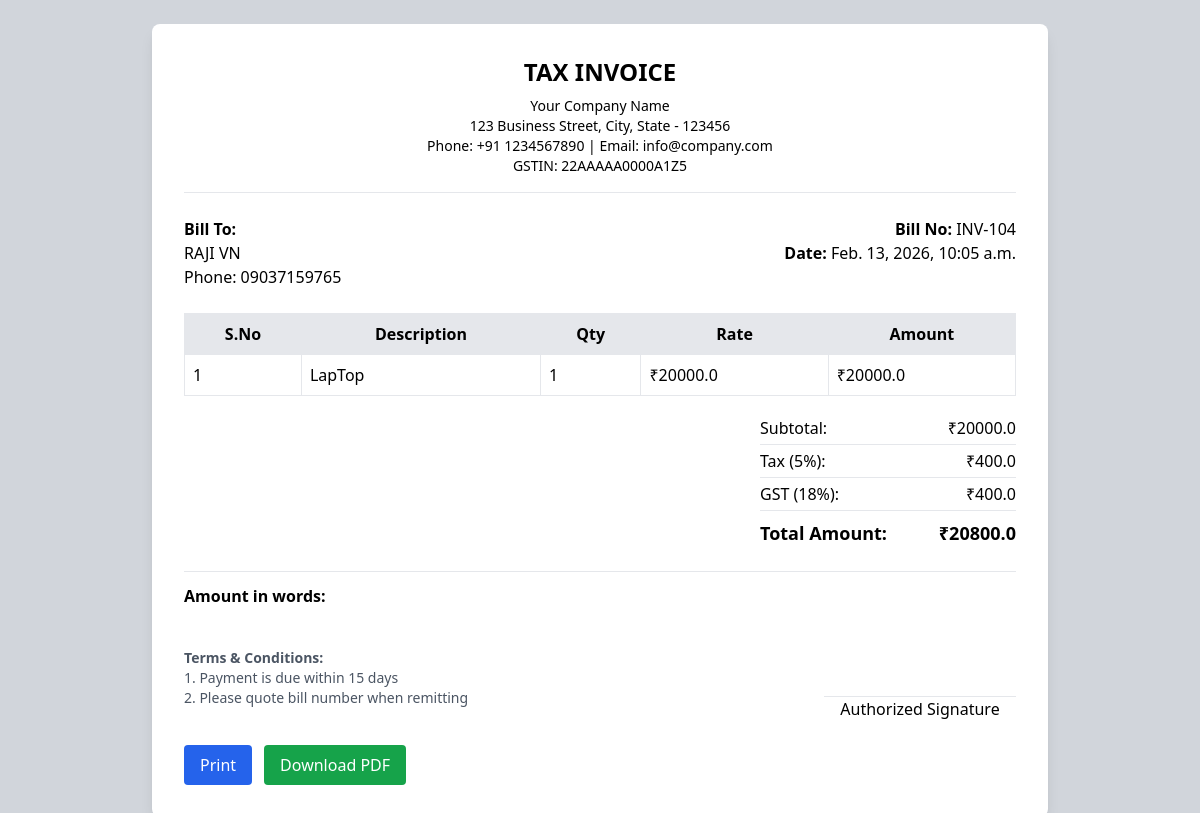
Screenshot of /view-bills/104/ with the database file from the repository.
### api/models.py (models this page shows, shortened)
class Bill(models.Model):
    bill_no=models.CharField(max_length=100,blank=True,null=True)
    customer_name=models.CharField(max_length=200)
    total=models.FloatField(default=0.0)
    total_price=models.FloatField(default=0.0)
    tax = models.FloatField(default=0)
    gst = models.FloatField(default=0)
    phone=models.CharField(max_length=15,blank=True,null=True)
    item_name=models.CharField(max_length=200,blank=True,null=True)
    quantity=models.IntegerField(default=0)
    date=models.DateTimeField(auto_now_add=True)
    created_by=models.CharField(max_length=200)
    @property
    def grand_total(self):
        return self.total + self.tax + self.gst

class BillItem(models.Model):
    bill=models.ForeignKey(Bill,on_delete=models.CASCADE,related_name='items')
    product=models.ForeignKey(Product,on_delete=models.CASCADE)
    quantity=models.IntegerField(default=1)
    price=models.FloatField(default=0.0)

class Product(models.Model):
    name=models.CharField(max_length=200)
    price=models.FloatField()
    stock=models.IntegerField()

### api/views.py (the view)
# urls.py: path('view-bills/', views.view_bills_page, name='view_bills_page'),
def view_bills_page(request,id):
    bill=get_object_or_404(Bill, id=id)
    subtotal=sum(item.quantity * item.price for item in bill.items.all())
    tax = subtotal * 0.05
    gst = subtotal * 0.18
    grand_total = subtotal + tax + gst
    context = {
        "bill": bill,
        "subtotal": round(subtotal, 2),
        "tax": round(tax, 2),
        "gst": round(gst, 2),
        "grand_total": round(grand_total, 2),
    }
    return render(request, 'viewbills.html', context)

### templates/viewbills.html (shortened to what this page needs)
<!DOCTYPE html>
<html>
<head>
    <script src="https://cdn.tailwindcss.com"></script>
</head>
<body class="bg-gray-300 p-6">
<div class="max-w-4xl mx-auto bg-white shadow-lg rounded-lg p-8">
    <div class="text-center border-b pb-4">
        <h1 class="text-2xl font-bold">TAX INVOICE</h1>
        <p class="text-sm mt-2">
            Your Company Name <br>
            123 Business Street, City, State - 123456 <br>
            Phone: +91 1234567890 | Email: info@company.com <br>
            GSTIN: 22AAAAA0000A1Z5
        </p>
    </div>
    <div class="flex justify-between mt-6">
        <div>
            <p class="font-semibold">Bill To:</p>
            <p>{{ bill.customer_name }}</p>
            <p>Phone: {{ bill.phone }}</p>
        </div>
        <div class="text-right">
            <p><strong>Bill No:</strong> INV-{{ bill.id }}</p>
            <p><strong>Date:</strong> {{ bill.date }}</p>
        </div>
    </div>
    <table class="w-full mt-6 border">
        <thead class="bg-gray-200">
            <tr>
                <th class="p-2 border">S.No</th>
                <th class="p-2 border">Description</th>
                <th class="p-2 border">Qty</th>
                <th class="p-2 border">Rate</th>
                <th class="p-2 border">Amount</th>
            </tr>
        </thead>
        <tbody>
        {% for item in bill.items.all %}
            <tr>
                <td class="p-2 border">{{ forloop.counter }}</td>
                <td class="p-2 border">{{ item.product.name }}</td>
                <td class="p-2 border">{{ item.quantity }}</td>
                <td class="p-2 border">₹{{ item.price }}</td>
                <td class="p-2 border">₹{{ item.price }}</td>
            </tr>
        {% endfor %}
        </tbody>
    </table>
    <div class="flex justify-end mt-4">
        <div class="w-64">
            <div class="flex justify-between border-b py-1">
                <span>Subtotal:</span>
                <span>₹{{ bill.total }}</span>
            </div>
            <div class="flex justify-between border-b py-1">
                <span>Tax (5%):</span>
                <span>₹{{ bill.tax }}</span>
            </div>
            <div class="flex justify-between border-b py-1">
                <span>GST (18%):</span>
                <span>₹{{ bill.gst }}</span>
            </div>
            <div class="flex justify-between font-bold text-lg pt-2">
                <span>Total Amount:</span>
                <span>₹{{ bill.grand_total }}</span>
            </div>
        </div>
    </div>
    <div class="mt-6 border-t pt-3">
        <p>
            <strong>Amount in words:</strong> {{ bill.amount_words }}
        </p>
    </div>
    <div class="mt-10 flex justify-between">
        <div class="text-sm text-gray-600">
            <p class="font-semibold">Terms & Conditions:</p>
            <p>1. Payment is due within 15 days</p>
            <p>2. Please quote bill number when remitting</p>
        </div>
        <div class="text-center">
            <div class="border-t w-48 mt-12"></div>
            <p>Authorized Signature</p>
        </div>
    </div>
    <div class="mt-6 flex gap-3">
        <button onclick="window.print()"
            class="bg-blue-600 text-white px-4 py-2 rounded">
            Print
        </button>
        <a href="/api/bill/{{ bill.id }}/print/"
            class="bg-green-600 text-white px-4 py-2 rounded">
            Download PDF
        </a>
    </div>
</div>
</body>
</html>

### rows the page displays
Bill: customer_name "RAJI VN", phone "09037159765", id "104", date "Feb. 13, 2026, 10:05 a.m.", total "20000.0", tax "400.0", gst "400.0", grand_total "20800.0"
BillItem: product.name "LapTop", quantity "1", price "20000.0"
